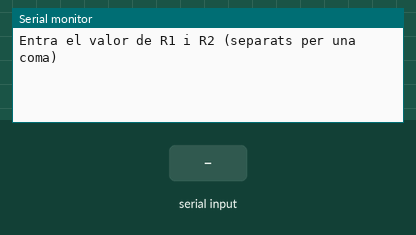
A sketch run on a simulated Arduino Uno, built with avr-gcc and run on an emulated ATmega328P. Parts: the last lines printed to the serial monitor. The inputs (shaded band) are chosen by the test bench.

Above: at 1.2 s.
1.3 s: "90,45\n" received over Serial
At 4.3 s:
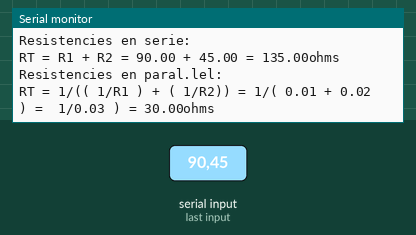
4.8 s: "30,150\n" received over Serial
At 7.2 s:
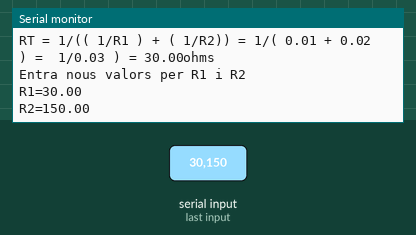
Timing chart, 0 to 8.7 s (numbered marks = the images above; inputs shaded):
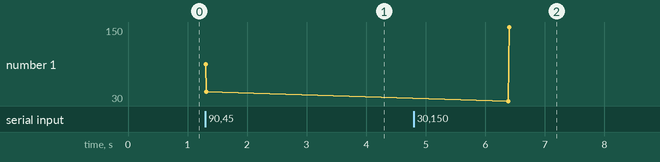

Measured:
- after the input at 1.3 s, the serial monitor: prints a new line at once (image 1)
- after the input at 4.8 s, the serial monitor: prints a new line after 1.6 s (image 2)
- plotted number 1: 45 → 150 after the input at 4.8 s

The sketch:

Serial_19.ino
```cpp
/*************************************************************************
**Fa el càlcul de les resistències en sèrie i en paral·lel de dos valors**
**          introduïts de manera manual i enviats a l'Arduino.          **
**           Es poden introduir tants valors coms es vulgui.            **
*************************************************************************/

//******  Includes  ******************************************************
float r1, r2;   // Variables amb coma flotant (punt decimal)per les dades.
float rSerie, rParalel;// Variables amb coma flotant per el resultat.
//******  Setup  *********************************************************
void setup() {
Serial.begin(9600);        //Velocitat de càrrega d'escaneig

Serial.println("Entra el valor de R1 i R2 (separats per una coma)");
//Escriu el text i salta de línea.
Serial.println();         //Deixa un espai en blanc.
}

//******  Loop  **********************************************************
void loop() {

while (Serial.available() > 0) {  // Si la variable es més gran que zero
                                  //càrrega el codi.
    r1 = Serial.parseInt();//Llegeix el primer nómbre sencer de la posició
                           //en la que es troba i el guarda a r1.
    Serial.print("R1=");   //Escriu R1=.
    Serial.println( r1) ;  //Inserta el nombre de la variable r1.

    r2 = Serial.parseInt();//Llegeix el primer nómbre sencer de la posició
                           //en la que es troba i el guarda a r2.

    Serial.print("R2=");   //Escriu R2=.
    Serial.println( r2) ;  //Inserta el nombre de la variable r2.
    Serial.println();      //Deixa un espai en blanc.

    if (Serial.read() == '\n') { //Comproba el final de línea.

    delay(1000);           //Espera 1 segon.

    Serial.println("Resistencies en serie:");//Escriu el text i salta de
                           //línea.
    Serial.println();      //Deixa un espai en blanc.

    Serial.print("RT = R1 + R2 = ");//Escriu el text.
    Serial.print(r1);      //Escriu la variable r1.
    Serial.print(" + ");   //Escriu +.
    Serial.print(r2);      //Escriu la variable r2.
    Serial.print(" = ");   //Escriu =.
    Serial.print (r1+r2);//Escriu el resultat de la suma de les variables.
    Serial.println("ohms");//Escriu el text i salta de línea.
    Serial.println();      //Deixa un espai en blanc.

    delay(1000);           //Espera 1 segon.

    Serial.println ("Resistencies en paral.lel:");//Escriu el text i salta
                           //de línea.
    Serial.println ();     //Deixa un espai en blanc.

    Serial.print("RT = 1/(( 1/R1 ) + ( 1/R2)) = 1/( ");//Escriu el
                           //text.
    Serial.print(1/r1);    //Fa la divisió de 1 entre la variable r1.
    Serial.print(" + ");   //Escriu +.
    Serial.print(1/r2);    //Fa la divisió de 1 entre la variable r2.
    Serial.print(" ) = "); //Escriu ) =.
    Serial.print(" 1/"); //Escriu el text.
    Serial.print(1/r1+1/r2);//Escriu el resultat de la operació.
    Serial.print(" ) = "); //Escriu ) =.
    Serial.print(1/(1/r1+1/r2));
    Serial.println("ohms");//Escriu el text i salta de línea.

    Serial.println ();     //Deixa un espai en blanc.
    delay(3000);           //Espera 3 segons.
    Serial.println("Entra nous valors per R1 i R2");//Escriu el text i s.lin.
    Serial.println ();     //Deixa un espai en blanc.
    }
  }
}
```
